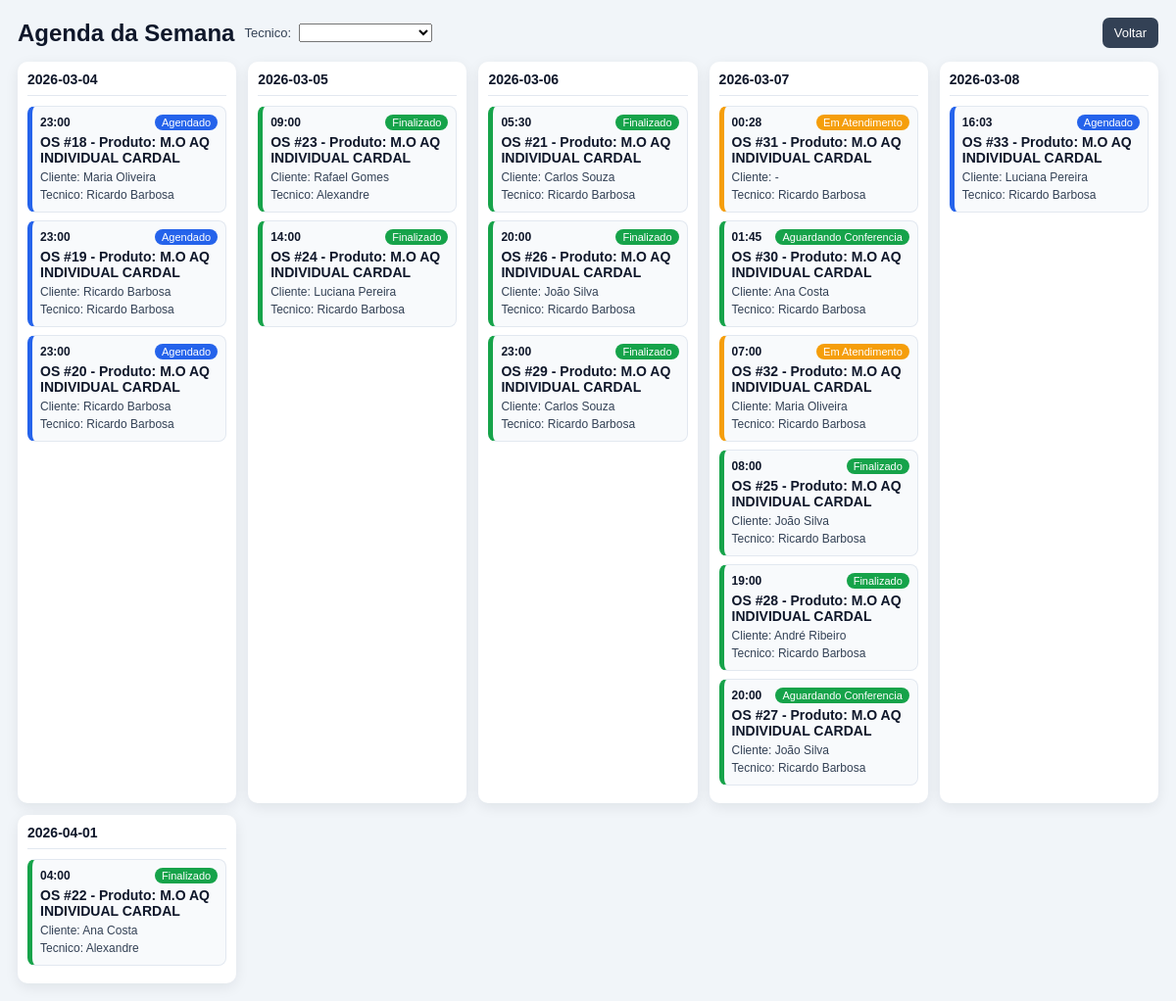
The app's page /agenda_semana (signed in), older data.
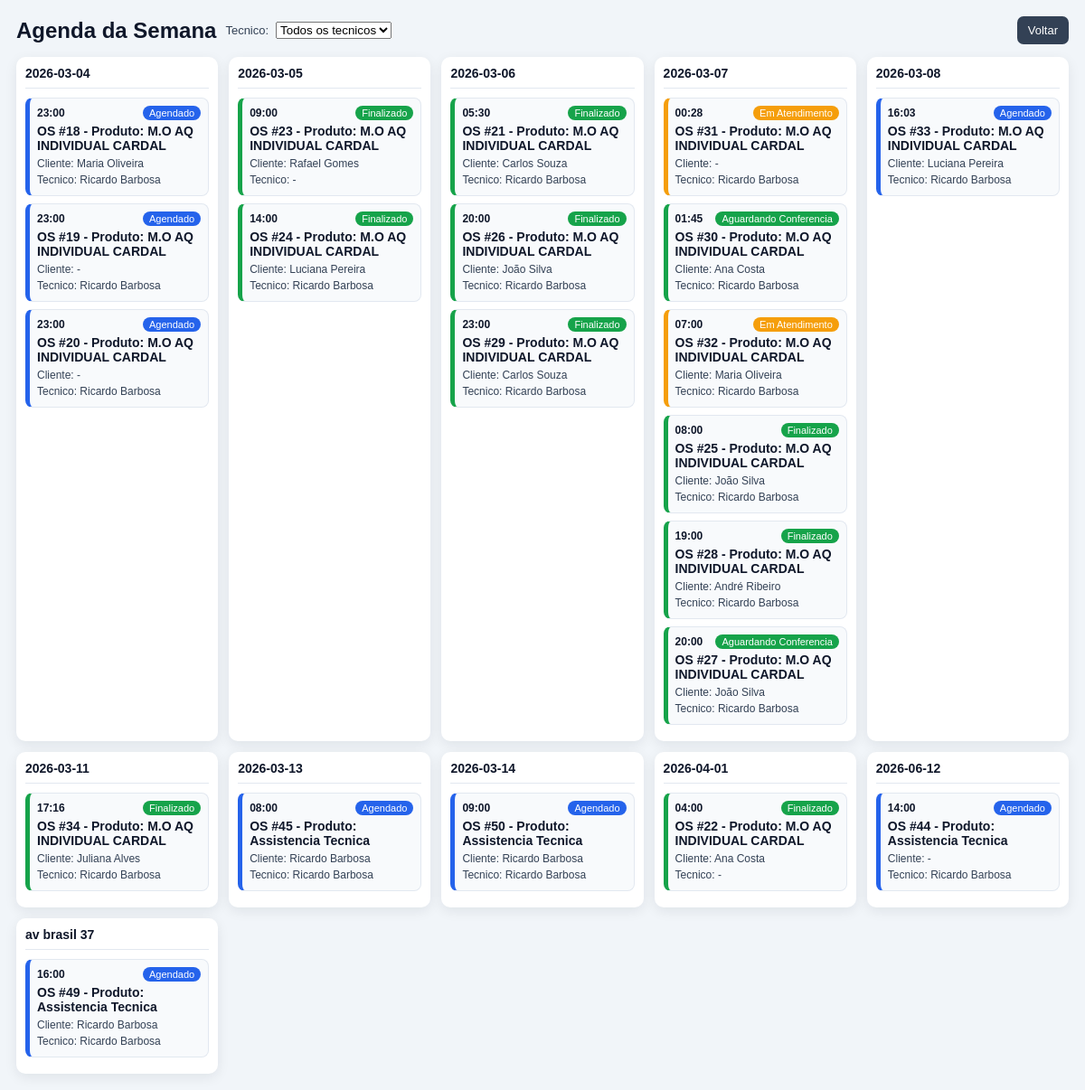
The same page, newer data.
### tables this page shows
CREATE TABLE ordem_servico (
    id INTEGER PRIMARY KEY AUTOINCREMENT,
    servico_nome TEXT NOT NULL,
    data_agendamento TEXT NOT NULL,
    status TEXT DEFAULT 'Agendado',
    data_criacao TEXT NOT NULL
, cliente_id INTEGER, hora TEXT, tecnico_id INTEGER, defeito_reclamado TEXT, produto_defeito TEXT, observacao TEXT, diagnostico TEXT, solucao TEXT, pecas_trocadas TEXT, checklist_json TEXT, assinatura_nome TEXT, assinatura_data TEXT, foto_inicio TEXT, foto_fim TEXT, assinatura_imagem TEXT, movimento_id INTEGER);

CREATE TABLE clientes (
    id INTEGER PRIMARY KEY AUTOINCREMENT,
    tipo TEXT,  -- PF ou PJ

    nome TEXT,
    razao_social TEXT,

    cpf TEXT,
    cnpj TEXT,

    telefone TEXT,
    whatsapp TEXT,
    email TEXT,

    endereco TEXT,
    numero TEXT,
    bairro TEXT,
    cidade TEXT,
    cep TEXT,

    endereco_entrega TEXT,
    numero_entrega TEXT,
    bairro_entrega TEXT,
    cidade_entrega TEXT,
    cep_entrega TEXT,

    observacoes TEXT,
    data_cadastro TEXT
, complemento TEXT, senha_hash TEXT);

CREATE TABLE funcionarios (
id INTEGER PRIMARY KEY AUTOINCREMENT,

nome TEXT NOT NULL,
cpf TEXT,
telefone TEXT,
whatsapp TEXT,
email TEXT,

cargo TEXT,        -- tecnico, vendedor, caixa, admin
funcao TEXT,       -- instalação, manutenção, vendas

comissao REAL,     -- % de comissão

endereco TEXT,
numero TEXT,
bairro TEXT,
cidade TEXT,
cep TEXT,

data_admissao TEXT,
status TEXT DEFAULT 'Ativo'
, senha_hash TEXT, perfil TEXT DEFAULT 'funcionario');

### app.py (the view)
@app.route("/agenda_semana")
def agenda_semana():
    conn = get_db()
    cursor = conn.cursor()
    tecnico = (request.args.get("tecnico") or "").strip()
    query = """
        SELECT
            os.id,
            os.servico_nome,
            os.data_agendamento,
            os.hora,
            os.status,
            c.nome AS cliente,
            f.nome AS tecnico
        FROM ordem_servico os
        LEFT JOIN clientes c ON os.cliente_id = c.id
        LEFT JOIN funcionarios f ON os.tecnico_id = f.id
    """
    params = []
    if tecnico:
        query += " WHERE COALESCE(f.nome, '') = ?"
        params.append(tecnico)
    query += " ORDER BY os.data_agendamento, os.hora"
    cursor.execute(query, params)
    agenda = cursor.fetchall()
    cursor.execute("""
        SELECT nome
        FROM funcionarios
        WHERE status='Ativo'
        ORDER BY nome
    """)
    tecnicos = cursor.fetchall()
    conn.close()
    dias = {}
    for os in agenda:
        data = os["data_agendamento"]
        if data not in dias:
            dias[data] = []
        dias[data].append(os)
    return render_template(
        "agenda_semana.html",
        dias=dias,
        tecnicos=tecnicos,
        tecnico_atual=tecnico
    )

### app.py (called while the page is built, shortened)
def get_db():
    conn = sqlite3.connect("database.db", timeout=10)
    conn.row_factory = sqlite3.Row
    return conn

def ensure_funcionarios_auth_columns():
    global AUTH_SCHEMA_READY
    if AUTH_SCHEMA_READY:
        return

@app.before_request
def validar_acesso():
    ensure_funcionarios_auth_columns()
    endpoint = request.endpoint or ""
    if endpoint in AUTH_PUBLIC_ENDPOINTS:
        return None
    if endpoint.startswith("static"):
        return None
    if "user_id" not in session:
        return redirect(url_for("login", next=request.path))
    if endpoint in PROPRIETARIO_ENDPOINTS and (session.get("user_role") != "proprietario"):
        return resposta_acesso_negado("Acesso permitido apenas para proprietario.")
    if endpoint in GERENTE_ENDPOINTS and nivel_usuario() < ROLE_LEVEL["gerente"]:
        return resposta_acesso_negado("Acesso permitido para gerente ou proprietario.")
    return None

@app.context_processor
def injetar_usuario():
    return {
        "usuario_logado": session.get("user_nome"),
        "perfil_logado": session.get("user_role"),
    }

### templates/agenda_semana.html (shortened to what this page needs)
<!DOCTYPE html>
<html lang="pt-BR">
<head>
</head>
<body>
    <div class="top">
        <div class="title-filter">
            <h2 style="margin:0;">Agenda da Semana</h2>
            <form method="GET" style="margin:0;display:flex;gap:8px;align-items:center;">
                <label for="tecnico" style="font-size:13px;color:#334155;">Tecnico:</label>
                <select id="tecnico" name="tecnico" onchange="this.form.submit()">
                    <option value="">Todos os tecnicos</option>
                    {% for t in tecnicos %}
                    <option value="{{ t.nome }}" {% if tecnico_atual == t.nome %}selected{% endif %}>{{ t.nome }}</option>
                    {% endfor %}
                </select>
            </form>
        </div>
        <a class="btn-voltar" href="/agenda">Voltar</a>
    </div>
    <div class="container">
        {% for dia, servicos in dias.items() %}
        <div class="coluna">
            <div class="dia">{{ dia }}</div>
            {% if servicos %}
                {% for os in servicos %}
                    {% set st = (os.status or 'Agendado') %}
                    {% set st_class = 'agendado' if st == 'Agendado' else ('atendimento' if st == 'Em Atendimento' else 'finalizado') %}
                    <a class="servico {{ st_class }}" href="/ordem/{{ os.id }}" title="Abrir OS #{{ os.id }}">
                        <div class="linha-1">
                            <span class="hora">{{ os.hora or '--:--' }}</span>
                            <span class="status {{ st_class }}">{{ st }}</span>
                        </div>
                        <div class="servico-nome">OS #{{ os.id }} - Produto: {{ os.servico_nome }}</div>
                        <div class="meta">Cliente: {{ os.cliente or '-' }}</div>
                        <div class="meta">Tecnico: {{ os.tecnico or '-' }}</div>
                    </a>
                {% endfor %}
            {% else %}
                <div class="vazio">Sem atendimentos neste dia.</div>
            {% endif %}
        </div>
        {% endfor %}
    </div>
</body>
</html>

Row changes from the older to the newer data that the page shows:
computed for ordem_servico id 19: nome "Ricardo Barbosa" → "-"
computed for ordem_servico id 20: nome "Ricardo Barbosa" → "-"
computed for ordem_servico "Rafael Gomes": nome "Alexandre" → "-"
added ordem_servico: data_agendamento "2026-03-11", hora "17:16", status "Finalizado", id "34", servico_nome "M.O AQ INDIVIDUAL CARDAL", nome "Juliana Alves", nome "Ricardo Barbosa"
added ordem_servico: data_agendamento "2026-03-13", hora "08:00", status "Agendado", id "45", servico_nome "Assistencia Tecnica", nome "Ricardo Barbosa"
added ordem_servico: data_agendamento "2026-03-14", hora "09:00", status "Agendado", id "50", servico_nome "Assistencia Tecnica", nome "Ricardo Barbosa"
computed for ordem_servico id 22: nome "Alexandre" → "-"
added ordem_servico: data_agendamento "2026-06-12", hora "14:00", status "Agendado", id "44", servico_nome "Assistencia Tecnica", cliente "-", nome "Ricardo Barbosa"
added ordem_servico: data_agendamento "av brasil 37", hora "16:00", status "Agendado", id "49", servico_nome "Assistencia Tecnica", nome "Ricardo Barbosa"
Text that changed along with them:
form field tecnico: (not shown) → "Todos os tecnicos"
